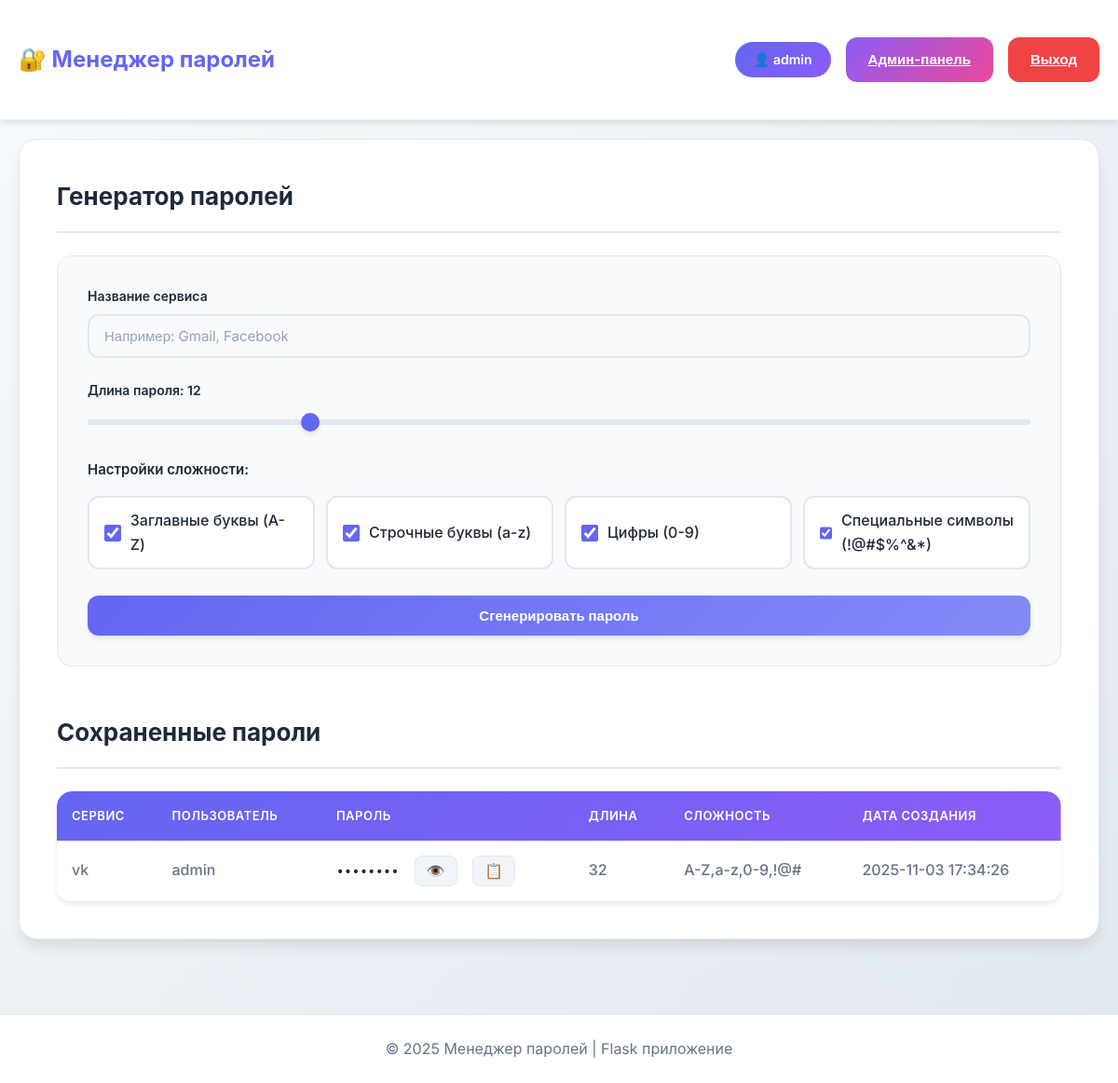
Screenshot of /dashboard (signed in) with the database file from the repository.
### tables this page shows
CREATE TABLE passwords (
            id INTEGER PRIMARY KEY AUTOINCREMENT,
            username TEXT NOT NULL,
            service TEXT NOT NULL,
            password TEXT NOT NULL,
            length INTEGER NOT NULL,
            complexity TEXT NOT NULL,
            created_at TEXT DEFAULT CURRENT_TIMESTAMP
        );

### app.py (the view, shortened to what this page needs)
@app.route('/dashboard', methods=['GET', 'POST'])
@login_required
def dashboard():
    return render_template('dashboard.html', passwords=get_user_passwords(session['username']), username=session['username'], is_admin=is_admin())

### app.py (called while the page is built)
def login_required(f):
    @wraps(f)
    def wrapper(*args, **kwargs):
        if 'username' not in session:
            flash('Войдите в систему', 'warning')
            return redirect(url_for('login'))
        return f(*args, **kwargs)
    return wrapper

def is_admin():
    return 'username' in session and session['username'] == ADMIN_USERNAME

### database.py (called while the page is built)
def get_user_passwords(username):
    conn = sqlite3.connect(DB_FILE)
    rows = conn.execute('SELECT service, password, length, complexity, created_at FROM passwords WHERE username = ? ORDER BY created_at DESC',
                        (username,)).fetchall()
    conn.close()
    return [{'service': r[0], 'password': r[1], 'length': r[2], 'complexity': r[3], 'timestamp': r[4]} for r in rows]

### templates/dashboard.html (shortened to what this page needs)
{% extends "base.html" %}
{% block content %}
<div class="dashboard">
    <h2>Генератор паролей</h2>
    <div class="generator-box">
        <form method="POST" action="{{ url_for('dashboard') }}">
            <div class="form-group">
                <label for="service">Название сервиса</label>
                <input type="text" id="service" name="service" placeholder="Например: Gmail, Facebook" required>
            </div>
            <div class="form-group">
                <label for="length">Длина пароля: <span id="length-value">12</span></label>
                <input type="range" id="length" name="length" min="6" max="32" value="12" oninput="document.getElementById('length-value').textContent = this.value">
            </div>
            <div class="complexity-options">
                <h4>Настройки сложности:</h4>
                <div class="checkbox-group">
                    <label>
                        <input type="checkbox" name="uppercase" checked>
                        Заглавные буквы (A-Z)
                    </label>
                    <label>
                        <input type="checkbox" name="lowercase" checked>
                        Строчные буквы (a-z)
                    </label>
                    <label>
                        <input type="checkbox" name="digits" checked>
                        Цифры (0-9)
                    </label>
                    <label>
                        <input type="checkbox" name="special" checked>
                        Специальные символы (!@#$%^&*)
                    </label>
                </div>
            </div>
            <button type="submit" class="btn btn-primary">Сгенерировать пароль</button>
        </form>
    </div>
    <div class="passwords-section">
        <h2>Сохраненные пароли</h2>
        {% if passwords %}
        <div class="passwords-table">
            <table>
                <thead>
                    <tr>
                        <th>Сервис</th>
                        <th>Пользователь</th>
                        <th>Пароль</th>
                        <th>Длина</th>
                        <th>Сложность</th>
                        <th>Дата создания</th>
                    </tr>
                </thead>
                <tbody>
                    {% for pwd in passwords %}
                    <tr>
                        <td>{{ pwd.service }}</td>
                        <td>{{ username }}</td>
                        <td class="password-cell">
                            <span class="password-hidden">••••••••</span>
                            <button class="btn-toggle" onclick="togglePassword(this)">👁️</button>
                            <button class="btn-copy" onclick="copyPassword('{{ pwd.password }}')">📋</button>
                        </td>
                        <td>{{ pwd.length }}</td>
                        <td>{{ pwd.complexity }}</td>
                        <td>{{ pwd.timestamp }}</td>
                    </tr>
                    {% endfor %}
                </tbody>
            </table>
        </div>
        {% else %}
        <p class="no-passwords">У вас пока нет сохраненных паролей. Создайте свой первый пароль!</p>
        {% endif %}
    </div>
</div>
{% endblock %}

### templates/base.html (shortened to what this page needs)
<!DOCTYPE html>
<html lang="ru">
<head>
    <link rel="stylesheet" href="{{ url_for('static', filename='style.css') }}">
</head>
<body>
    <nav class="navbar">
        <div class="container">
            <h1 class="logo">🔐 Менеджер паролей</h1>
            {% if session.username %}
            <div class="nav-links">
                <span class="username">👤 {{ session.username }}</span>
                {% if session.username == 'admin' %}
                <a href="{{ url_for('admin_panel') }}" class="btn btn-admin">Админ-панель</a>
                {% endif %}
                <a href="{{ url_for('logout') }}" class="btn btn-logout">Выход</a>
            </div>
            {% endif %}
        </div>
    </nav>
    <div class="container">
        {% block content %}{% endblock %}
    </div>
    <footer>
        <p>&copy; 2025 Менеджер паролей | Flask приложение</p>
    </footer>
</body>
</html>

### rows the page displays
passwords: username "admin", service "vk", length "32", complexity "A-Z,a-z,0-9,!@#", timestamp "2025-11-03 17:34:26"
